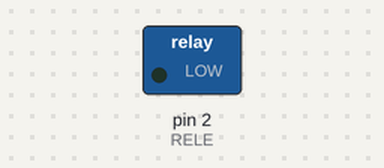
A sketch run on a simulated Arduino Uno, built with avr-gcc and run on an emulated ATmega328P. Shown: switched loads named in the sketch (green lamp = pin HIGH).

Above: at 2.5 s.
At 7.5 s:
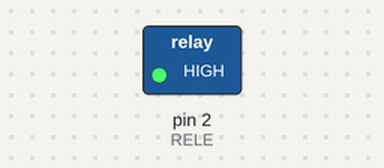
Timing chart, 0 to 13.0 s (numbered marks = the images above):
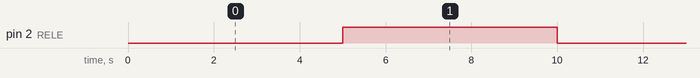

The sketch:

rele.ino
```cpp
int RELE = 2;

void setup() {
  pinMode(RELE, OUTPUT);
}

void loop() {
  digitalWrite(RELE, LOW);
  delay(5000);
  digitalWrite(RELE, HIGH);
  delay(5000);
}
```

Measured:
- by itself, pin 2 (RELE): alternates HIGH for 5.0 s and LOW for 5.0 s
